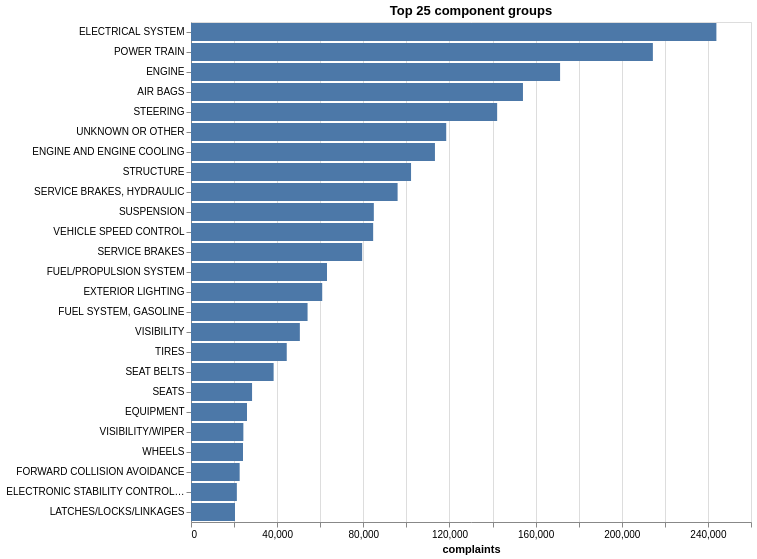

The notebook cell this image was saved under:
### Markdown cell above
## Components

`COMPDESC` is hierarchical (`GROUP:SUBSYSTEM:PART`). The top-level group is a
candidate label set for evaluating clusters later, but it needs cleanup first:

- Detail shrinks over time: ~85% of 1995–99 components have subsystems, ~10%
  after 2010.
- Overlapping groups coexist, e.g. `ENGINE` vs `ENGINE AND ENGINE COOLING`,
  `SERVICE BRAKES` vs `SERVICE BRAKES, HYDRAULIC`.

### Code cell
components = (
    complaints.select("ODINO", "COMPONENTS")
    .explode("COMPONENTS")
    .with_columns(pl.col("COMPONENTS").str.split(":").list.first().alias("GROUP"))
)
print(
    f"{components['GROUP'].n_unique()} top-level groups, "
    f"{components['COMPONENTS'].n_unique():,} distinct full components."
)

# A complaint with two parts in the same group counts once.
groups = components.unique(["ODINO", "GROUP"]).group_by("GROUP").len()
alt.Chart(groups.sort("len", descending=True).head(25)).mark_bar().encode(
    x=alt.X("len:Q", title="complaints"),
    y=alt.Y("GROUP:N", sort="-x", title=None),
    tooltip=["GROUP", alt.Tooltip("len:Q", format=",")],
).properties(title="Top 25 component groups", width=560)

### Figure 1 — Vega-Lite specification as saved in the notebook (floating-point values rounded to 4 significant figures)
{"config": {"view": {"continuousWidth": 300, "continuousHeight": 300}}, "data": {"name": "data-33bacc8656ba9592072f552d448b3585"}, "mark": {"type": "bar"}, "encoding": {"tooltip": [{"field": "GROUP", "type": "nominal"}, {"field": "len", "format": ",", "type": "quantitative"}], "x": {"field": "len", "title": "complaints", "type": "quantitative"}, "y": {"field": "GROUP", "sort": "-x", "title": null, "type": "nominal"}}, "title": "Top 25 component groups", "width": 560, "$schema": "https://vega.github.io/schema/vega-lite/v6.4.1.json", "datasets": {"data-33bacc8656ba9592072f552d448b3585": [{"GROUP": "ELECTRICAL SYSTEM", "len": 243932}, {"GROUP": "POWER TRAIN", "len": 214443}, {"GROUP": "ENGINE", "len": 171363}, {"GROUP": "AIR BAGS", "len": 154123}, {"GROUP": "STEERING", "len": 142141}, {"GROUP": "UNKNOWN OR OTHER", "len": 118498}, {"GROUP": "ENGINE AND ENGINE COOLING", "len": 113261}, {"GROUP": "STRUCTURE", "len": 102166}, {"GROUP": "SERVICE BRAKES, HYDRAULIC", "len": 95924}, {"GROUP": "SUSPENSION", "len": 84886}, {"GROUP": "VEHICLE SPEED CONTROL", "len": 84574}, {"GROUP": "SERVICE BRAKES", "len": 79472}, {"GROUP": "FUEL/PROPULSION SYSTEM", "len": 63143}, {"GROUP": "EXTERIOR LIGHTING", "len": 60925}, {"GROUP": "FUEL SYSTEM, GASOLINE", "len": 54123}, {"GROUP": "VISIBILITY", "len": 50537}, {"GROUP": "TIRES", "len": 44457}, {"GROUP": "SEAT BELTS", "len": 38359}, {"GROUP": "SEATS", "len": 28352}, {"GROUP": "EQUIPMENT", "len": 25999}, {"GROUP": "VISIBILITY/WIPER", "len": 24312}, {"GROUP": "WHEELS", "len": 24144}, {"GROUP": "FORWARD COLLISION AVOIDANCE", "len": 22594}, {"GROUP": "ELECTRONIC STABILITY CONTROL (ESC)", "len": 21289}, {"GROUP": "LATCHES/LOCKS/LINKAGES", "len": 20428}]}}
